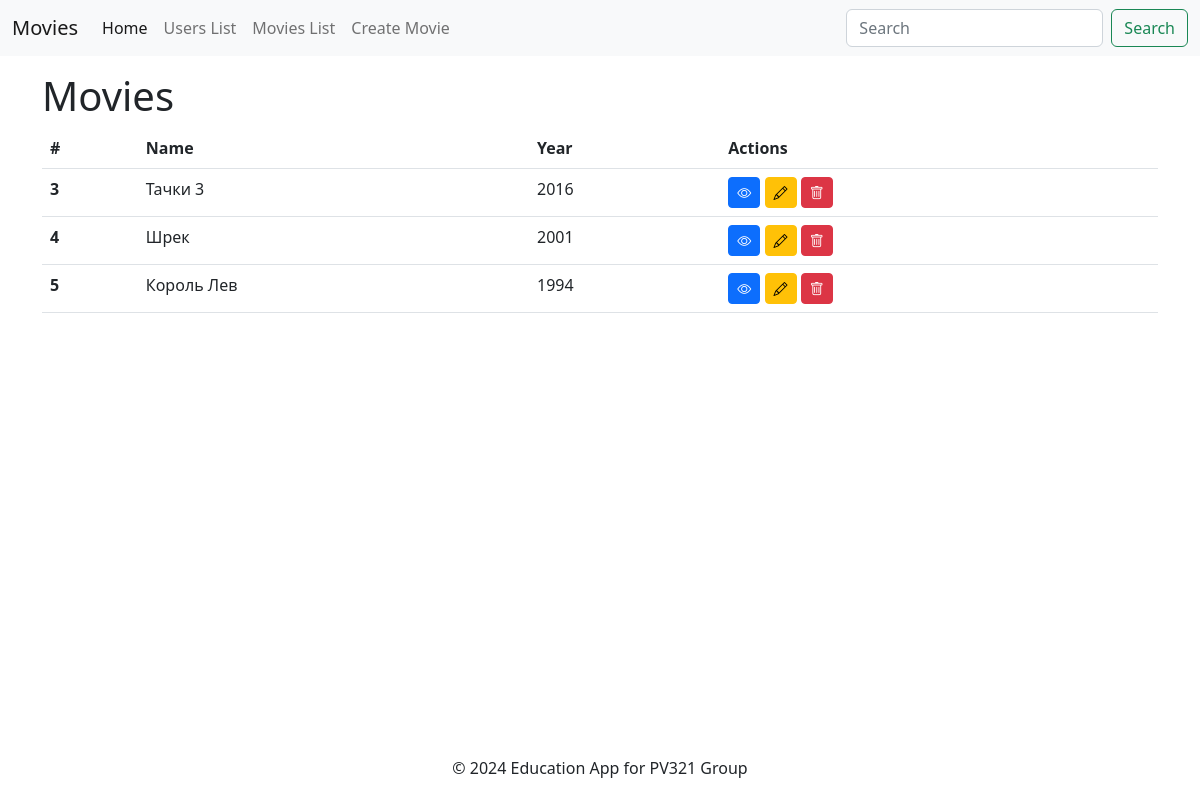
The app's page /movies/list/, older data.
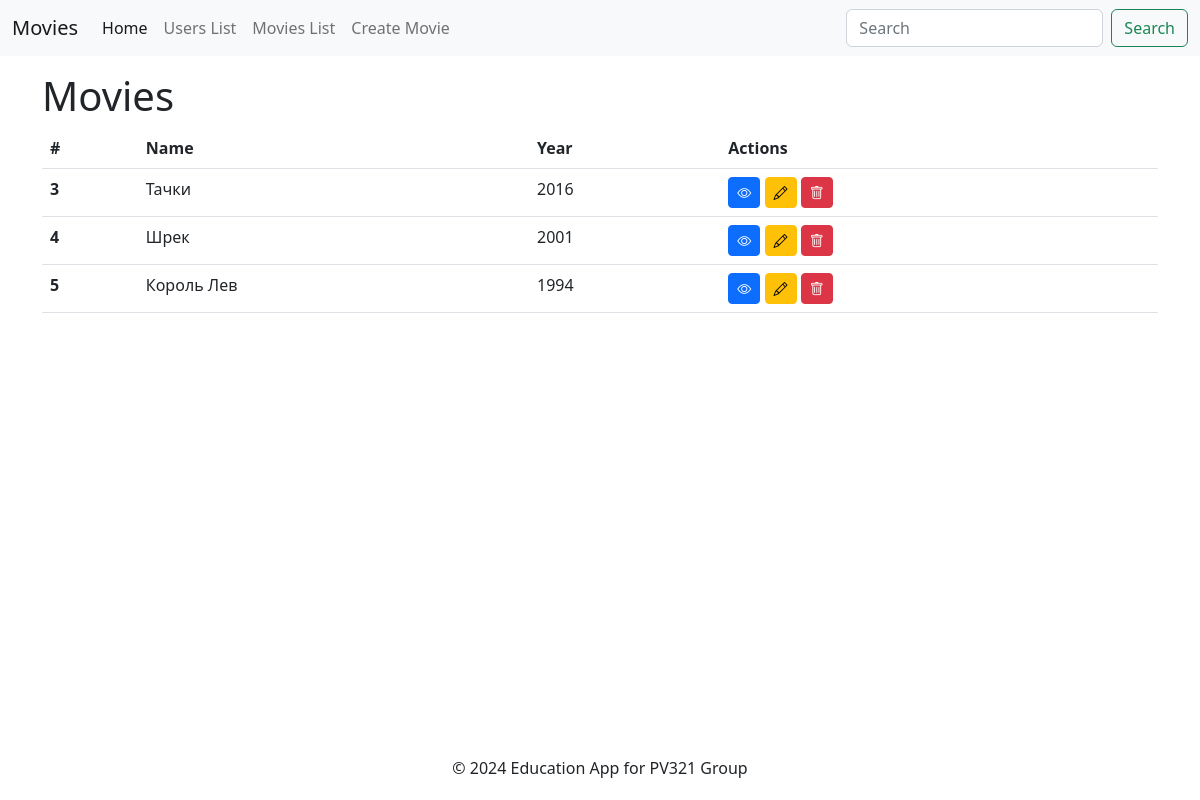
The same page, newer data.
### movies/models.py (models this page shows, shortened)
class Movie(models.Model):
    POSITIONS = [
        ("1", "Movie"),
        ("2", "Series"),
    ]
    name = models.CharField(max_length=100)
    year = models.IntegerField()  # Поле для року, як ціле число
    avatar = models.ImageField(upload_to="avatars/", blank=True, null=True)
    position = models.CharField(max_length=255, choices=POSITIONS, blank=True, null=True)

### movies/views.py (the view)
# urls.py: path("list/", views.list, ),
def list(request):
    movies = Movie.objects.all()
    return render(request, "index.html", {"movies": movies})

### movies/templates/index.html
{% extends '_layout.html' %}
{% block header %}Movies{% endblock %}
{% block content %}
<table class="table">
    <thead>
        <tr>
            <th scope="col">#</th>
            <th scope="col">Name</th>
            <th scope="col">Year</th>
            <th scope="col">Actions</th>
        </tr>
    </thead>
    <tbody>
        {% for movie in movies %}
        <tr>
            <th scope="row">{{ movie.id }}</th>
            <td>{{ movie.name }}</td>
            <td>{{ movie.year }}</td>
            <td>
                <a href="/movies/details/{{ movie.id }}" class="btn btn-primary btn-sm"><i class="bi bi-eye"></i></a>
                <a href="/movies/edit/{{movie.id}}" class="btn btn-warning btn-sm"><i class="bi bi-pencil"></i></a>
                <a href="/movies/delete/{{movie.id}}" class="btn btn-danger btn-sm"><i class="bi bi-trash"></i></a>
            </td>
        </tr>
        {% endfor %}
    </tbody>
</table>
{% endblock %}

Row changes from the older to the newer data that the page shows:
changed Movie id 3: name "Тачки 3" → "Тачки"
